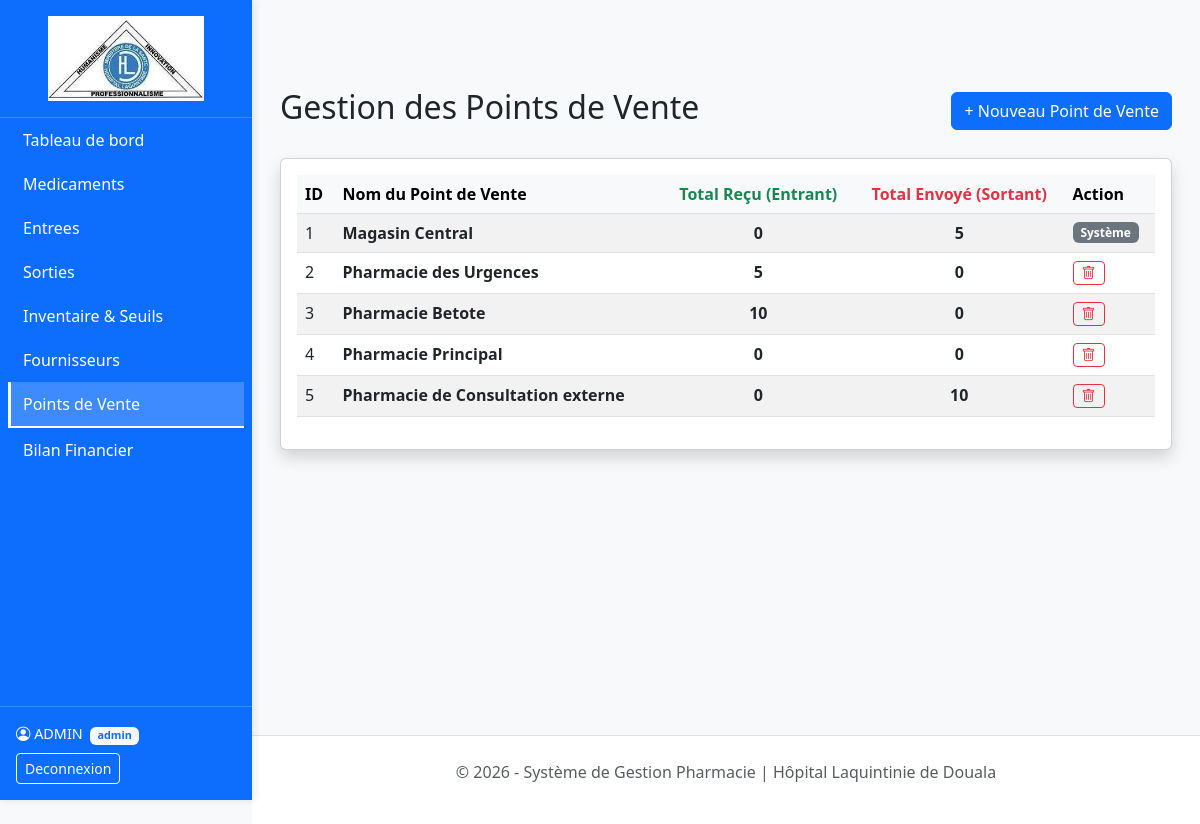
The app's page /pages/points_vente.php (signed in) with its own data.
### tables this page shows
CREATE TABLE `points_vente` (
  `id_point_vente` int(11) NOT NULL,
  `nom_point_vente` varchar(100) NOT NULL
);

### pages/points_vente.php (the view, shortened to what this page needs)
<?php
require_once '../config/db.php';
$isAdmin = ($_SESSION['role'] === 'admin');
$sql = "SELECT pv.*,
        (SELECT IFNULL(SUM(quantite_sortie), 0) FROM sorties WHERE id_source = pv.id_point_vente) as total_envoye,
        (SELECT IFNULL(SUM(quantite_sortie), 0) FROM sorties WHERE id_destination = pv.id_point_vente) as total_recu
        FROM points_vente pv
        ORDER BY pv.id_point_vente ASC";
$points_vente = $pdo->query($sql)->fetchAll();
include '../includes/header.php';
?>
<div class="container mt-5">
    <div class="d-flex justify-content-between align-items-center mb-4">
        <h2>Gestion des Points de Vente</h2>
        <?php if($isAdmin): ?>
        <button type="button" class="btn btn-primary" data-bs-toggle="modal" data-bs-target="#modalAddPV">
            + Nouveau Point de Vente
        </button>
        <?php endif; ?>
    </div>
    <div class="card shadow">
        <div class="card-body">
            <table class="table table-striped table-hover">
                <thead class="table-light">
                    <tr>
                        <th>ID</th>
                        <th>Nom du Point de Vente</th>
                        <th class="text-center text-success">Total Reçu (Entrant)</th>
                        <th class="text-center text-danger">Total Envoyé (Sortant)</th>
                        <th>Action</th>
                    </tr>
                </thead>
                <tbody>
                    <?php foreach ($points_vente as $pv): ?>
                    <tr>
                        <td><?= $pv['id_point_vente'] ?></td>
                        <td><strong><?= htmlspecialchars($pv['nom_point_vente']) ?></strong></td>
                        <td class="text-center fw-bold"><?= $pv['total_recu'] ?></td>
                        <td class="text-center fw-bold"><?= $pv['total_envoye'] ?></td>
                        <td>
                            <?php if($isAdmin && $pv['id_point_vente'] != 1): ?>
                                <form method="POST" class="d-inline" onsubmit="return confirm('Supprimer ce point de vente ?');">
                                    <button type="submit" name="btn_delete_pv" class="btn btn-sm btn-outline-danger" title="Supprimer">
                                        <i class="bi bi-trash"></i>
                                    </button>
                                </form>
                            <?php elseif($pv['id_point_vente'] == 1): ?>
                                <span class="badge bg-secondary">Système</span>
                            <?php else: ?>
                                -
                            <?php endif; ?>
                        </td>
                    </tr>
                    <?php endforeach; ?>
                </tbody>
            </table>
        </div>
    </div>
</div>
<?php include '../includes/footer.php'; ?>

### records on screen
points_vente: id_point_vente "1", nom_point_vente "Magasin Central", total_recu "0", total_envoye "5", shows "Système"
points_vente: id_point_vente "2", nom_point_vente "Pharmacie des Urgences", total_recu "5", total_envoye "0"
points_vente: id_point_vente "3", nom_point_vente "Pharmacie Betote", total_recu "10", total_envoye "0"
points_vente: id_point_vente "4", nom_point_vente "Pharmacie Principal", total_recu "0", total_envoye "0"
points_vente: id_point_vente "5", nom_point_vente "Pharmacie de Consultation externe", total_recu "0", total_envoye "10"

### other values on screen
$_SESSION['nom'] "ADMIN"
$_SESSION['role'] "admin"
